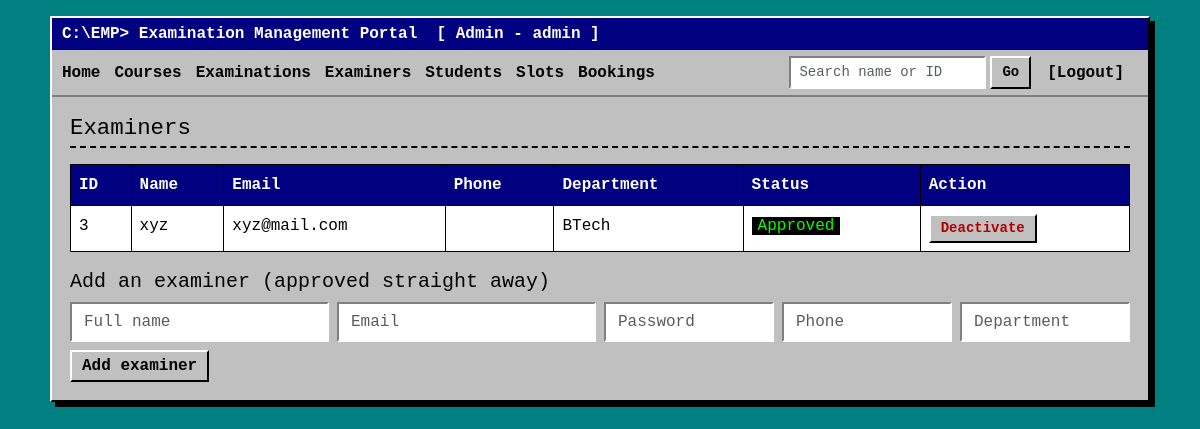
The page /admin/examiners (signed in) on the database its author committed.
### models.py (models this page shows)
class User(db.Model):
    id = db.Column(db.Integer, primary_key=True)
    email = db.Column(db.String(100), unique=True, nullable=False)
    password = db.Column(db.String(200), nullable=False)
    name = db.Column(db.String(100), nullable=False)
    phone = db.Column(db.String(20))
    department = db.Column(db.String(100))
    role = db.Column(db.String(20), nullable=False)
    status = db.Column(db.String(20), default="Active") # for examiners it will tel Pending/Approved/Deactivated

### routes/admin.py (the view)
@admin.route("/examiners")
@login_required("admin")
def examiners():
    return render_template("admin/examiners.html", examiners=User.query.filter_by(role="examiner").all())

### app.py (called while the page is built)
@app.context_processor
def inject_user():
    return {"role": session.get("role"), "user_name": session.get("name")}

### helpers.py (called while the page is built)
def login_required(role):
    def decorator(page):
        @wraps(page)
        def wrapper(*args, **kwargs):
            if session.get("role") != role:
                flash("Please log in with the correct account.")
                return redirect(url_for("auth.login"))
            return page(*args, **kwargs)
        return wrapper
    return decorator

### templates/admin/examiners.html (shortened to what this page needs)
{% extends "base.html" %}
{% block content %}
<h2>Examiners</h2>
<table class="table table-bordered">
  <tr><th>ID</th><th>Name</th><th>Email</th><th>Phone</th><th>Department</th><th>Status</th><th>Action</th></tr>
  {% for u in examiners %}
  <tr>
    <td>{{ u.id }}</td><td>{{ u.name }}</td><td>{{ u.email }}</td><td>{{ u.phone }}</td>
    <td>{{ u.department }}</td><td><span class="tag">{{ u.status }}</span></td>
    <td>
      <form method="post" action="{{ url_for('admin.examiner_status', id=u.id) }}">
        {% if u.status != 'Deactivated' %}
          <button class="btn btn-sm btn-danger" name="status" value="Deactivated">Deactivate</button>
        {% endif %}
      </form>
    </td>
  </tr>
  {% else %}
  <tr><td colspan="7">No examiners yet.</td></tr>
  {% endfor %}
</table>
<h5>Add an examiner (approved straight away)</h5>
<form method="post" action="{{ url_for('admin.examiner_add') }}" class="row g-2">
  <div class="col-md-3"><input class="form-control" name="name" placeholder="Full name" required></div>
  <div class="col-md-3"><input class="form-control" type="email" name="email" placeholder="Email" required></div>
  <div class="col-md-2"><input class="form-control" type="password" name="password" placeholder="Password" minlength="4" required></div>
  <div class="col-md-2"><input class="form-control" name="phone" placeholder="Phone"></div>
  <div class="col-md-2"><input class="form-control" name="department" placeholder="Department"></div>
  <div class="col-12"><button class="btn">Add examiner</button></div>
</form>
{% endblock %}

### static/style.css (style rules this page uses)
html { background: #008080; color-scheme: only light; }
body { background: #008080; min-height: 100vh; font-family: "Courier New", Courier, monospace; color: #000; padding: 16px; }
h2 { font-size: 1.4rem; border-bottom: 2px dashed #000; padding-bottom: 4px; margin-bottom: 16px; }
h5 { margin-top: 18px; }
.btn { background: #c0c0c0; color: #000; border: 2px solid; border-color: #fff #000 #000 #fff; border-radius: 0; font-family: inherit; font-weight: bold; padding: 2px 10px; }
.btn-danger { color: #b00000; }
.form-control, .form-select { background: #fff; border: 2px solid; border-color: #808080 #fff #fff #808080; border-radius: 0; font-family: inherit; }
.table { background: #fff; border-color: #000; margin-bottom: 8px; }
.table th { background: #000080; color: #fff; }
.tag { background: #000; color: #0f0; padding: 0 6px; }

### rows shown on the page
User: id "3", name "xyz", email "xyz@mail.com", department "BTech", status "Approved", shows "Deactivate"

### other values the page prints
{{ user_name }} "Admin"
{{ role }} "admin"
